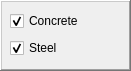
      <widget class="QFrame" name="Regularization">
       <property name="geometry">
        <rect>
         <x>10</x>
         <y>150</y>
         <width>131</width>
         <height>71</height>
        </rect>
       </property>
       <property name="frameShape">
        <enum>QFrame::WinPanel</enum>
       </property>
       <property name="frameShadow">
        <enum>QFrame::Raised</enum>
       </property>
       <widget class="QWidget" name="verticalLayoutWidget_2">
        <property name="geometry">
         <rect>
          <x>10</x>
          <y>10</y>
          <width>111</width>
          <height>51</height>
         </rect>
        </property>
        <layout class="QVBoxLayout" name="verticalLayout_3">
         <item>
          <widget class="QCheckBox" name="checkBox_ReguConcrete">
           <property name="font">
            <font>
             <weight>50</weight>
             <bold>false</bold>
            </font>
           </property>
           <property name="text">
            <string>Concrete</string>
           </property>
           <property name="checked">
            <bool>true</bool>
           </property>
          </widget>
         </item>
         <item>
          <widget class="QCheckBox" name="checkBox_ReguSteel">
           <property name="font">
            <font>
             <weight>50</weight>
             <bold>false</bold>
            </font>
           </property>
           <property name="text">
            <string>Steel</string>
           </property>
           <property name="checked">
            <bool>true</bool>
           </property>
          </widget>
         </item>
        </layout>
       </widget>
      </widget>
